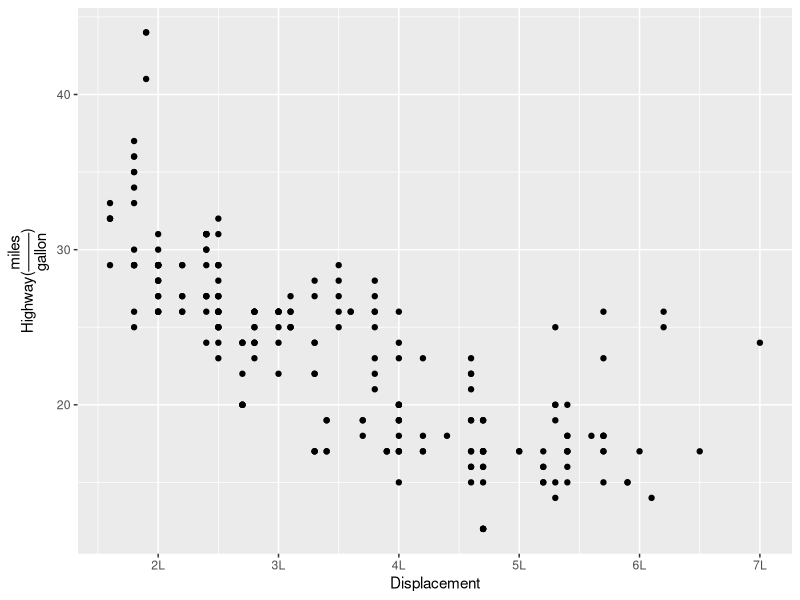
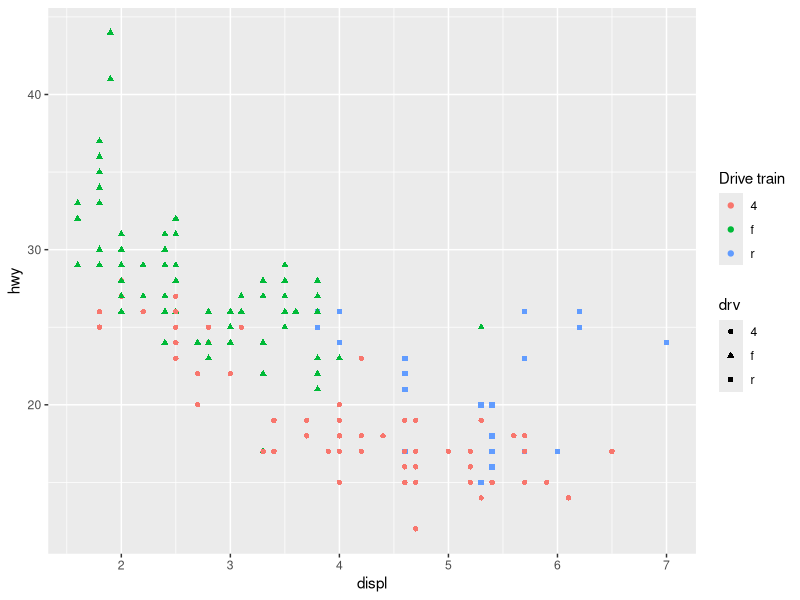
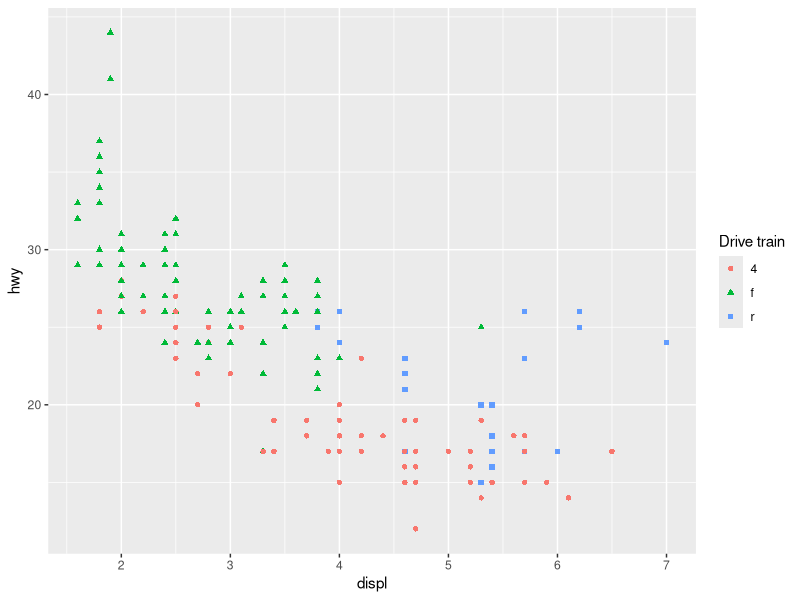
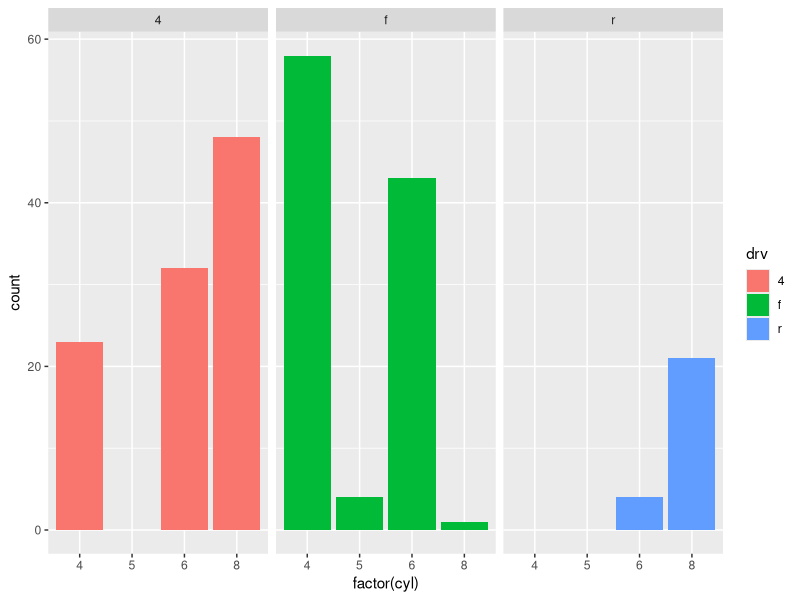
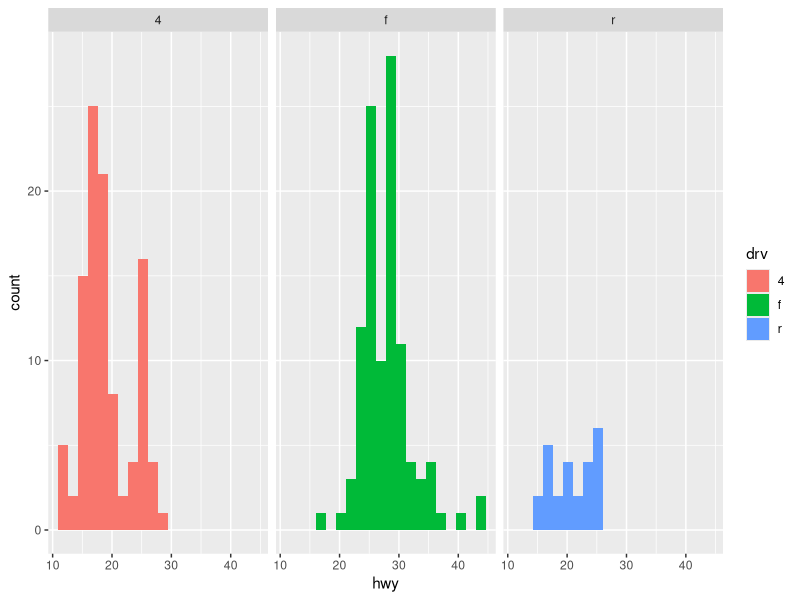
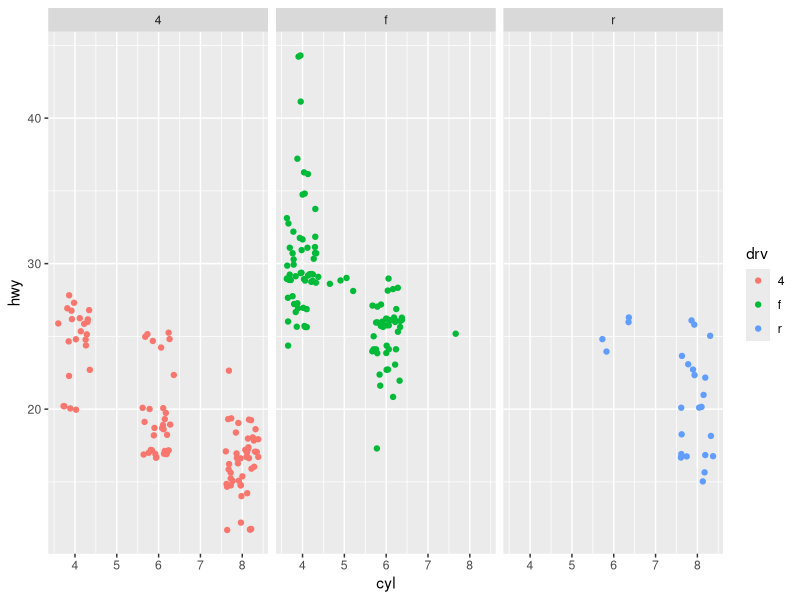
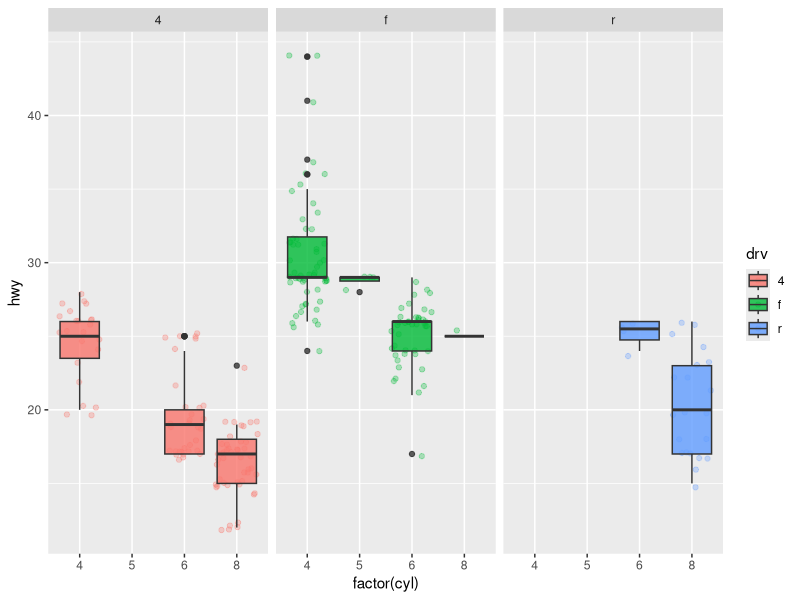
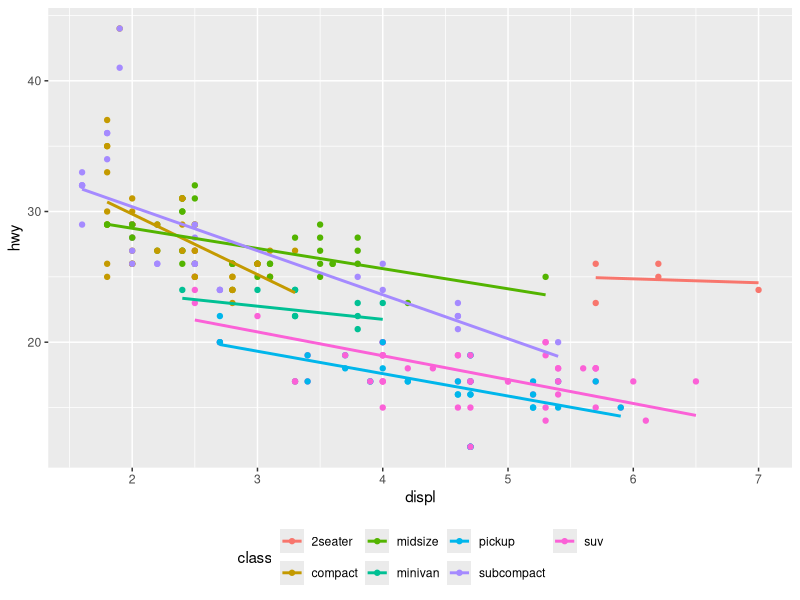

The R script that drew these images, in order:
#HW4
library(tidyverse)

#1. 
##mpg 자료의 displ과 hwy를 이용하여 아래의 그림을 그리기 위한 code를 작성하시오.
##분수를 나타내기 위해 frac(miles, gallon))를 이용하면 됨.

ggplot(mpg, aes(displ, hwy)) + geom_point() + 
  ylab(quote(paste("Highway","(",frac(miles,gallon),")")))+ 
  xlab("Displacement") + 
  scale_x_continuous(breaks= c(2,3,4,5,6,7), labels= paste0(c(2,3,4,5,6,7),"L"))


#2. 
##아래의 code를 실행시키고 문제점을 파악한 후 문제점을 수정한 그림을 그리시오.

ggplot(mpg,aes(displ,hwy))+   
  geom_point(aes(colour=drv,shape=drv))+   
  scale_colour_discrete("Drive train") 

#Drive train 범례가 같은 단위임에도 불구하고 
#색깔별 범례와 모양별 범례가 각각 그려져 있어 전달하는데 문제가 있다. 

##해결
ggplot(mpg, aes(displ, hwy, color= drv)) + 
  geom_point(aes(shape= drv), show.legend = TRUE) +
  scale_colour_discrete("Drive train") + 
  scale_shape_discrete("Drive train")



#3. 
##mpg 자료에서 drv 별로 cyl와 hwy의 분포를 알아보려고 한다. 
##이를 위한 다양한 그림을 그리고 설명하시오
table(mpg$cyl)
#drv 별로 cyl의 분포
ggplot(mpg, aes(factor(cyl), fill= drv)) + geom_bar() + facet_wrap(~drv)
#drv 4는 cyl이 4,6,8만 존재. 5는 값이 없음. cyl 높은 것의 수가 많음
#drv f는 cyl이 4,6 수가 많은 것에 비해 5,8은 없다
#drv r은 cyl이 6,8만 존재함. drv 중 r 의 수가 가장 적ㄷ

mpg %>% group_by(drv) %>% summarise(min(hwy),max(hwy))
#drv 별로 hwy의 분포
ggplot(mpg, aes(hwy, fill= drv)) + geom_histogram(bins=20) + facet_wrap(~drv)
#drv 4는 12<= hwy <= 28 사이에 존재
#drv f는 17<= hwy <= 44
#drv r는 15<= hwy <= 26


#drv 별로 cyl와 hwy의 분포
ggplot(mpg, aes(cyl, hwy, group= drv)) + geom_jitter(aes(color=drv)) + facet_wrap(~drv)

ggplot(mpg, aes(factor(cyl),hwy ))+geom_jitter(aes(color=drv), alpha=0.3)+
  geom_boxplot(aes(fill = drv), alpha=0.8) + facet_wrap(~drv)
#모든 drv에서 cyl 이 클수록 hwy 작아지는 경향을 보인다. 
#다만 drv 4와 r dml hwy는 대략 30 이하에 많이 분포된 것에 반해
#drv f의 hwy 는 25이상에 많이 분포하고 있다


#4. 
##mpg 자료의 displ(x변수)와 hwy(y 변수)의 산점도에서 
##class 별로 선형회귀직선을 그려 아래와 같은 그림을 얻고자 한다. 이에 맞는 code를 작성하시오.


ggplot(mpg, aes(displ, hwy, color=class))+ geom_point()+
  geom_smooth(method="lm", se= FALSE) + 
  theme(legend.position = "bottom")






